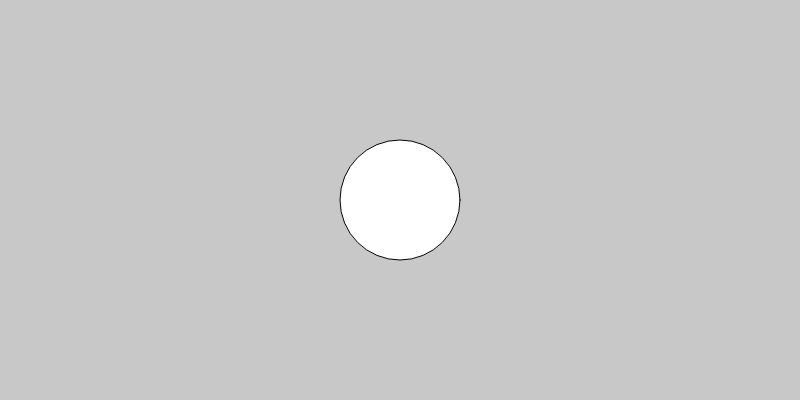
Frame 1 (no input)
Frame 60 (no input): identical to frame 1, image omitted
Frame 120 (the mouse pressed at the canvas centre since frame 60): identical to frame 1, image omitted

The p5.js sketch that drew this single still picture (run headless with seeded random() and noise() and a simulated clock; from frame 60 on, the mouse is pressed at the canvas centre):

// p5.js sketch
// ── sketch.js
// to create variable --> "var"

var myFirstVar;

myFirstVar = 120;

function setup() {
createCanvas(800, 400);
background(200);

translate(400,200);
ellipse(0, 0, myFirstVar, myFirstVar);


}



function draw() {

}
